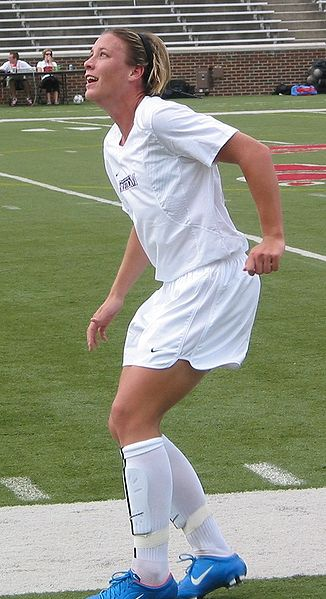
#> input picture 1.4.7/1.4.7 Test Images/Abby_Wambach.jpg, 326 x 599 px, given in place of logo.png, which was not available
$ python 1.4.7.py   (Python 2 division)
#> lines starting #> are read from the running program, lines starting #| are printed output that depends on the picture
import PIL
import matplotlib.pyplot as plt # single use of plt is commented out
import os.path
import PIL.ImageDraw

# Open the files in the same directory as the Python script
directory = os.path.dirname(os.path.abspath(__file__))
logo_file = os.path.join(directory, 'student.jpg')


# Open, resize, and display earth
logo_img = PIL.Image.open('logo.png')
#> logo_img is the input picture: PIL image 326x599 RGB; mean R, G, B 141.2, 144.2, 126.4
logo_small = logo_img.resize((89, 87)) #eye width and height measured in plt
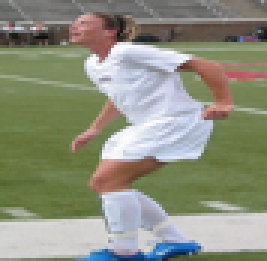
#> logo_small: PIL image 89x87 RGB (shown 3 times larger); mean R, G, B 141.2, 144.2, 126.4
logo_file = os.path.join(directory, 'logo.png')
#> (the run stopped early here; a loop or call above may not have finished)

$ run again, on 1.4.7/1.4.7 Test Images/Beyonce.jpg
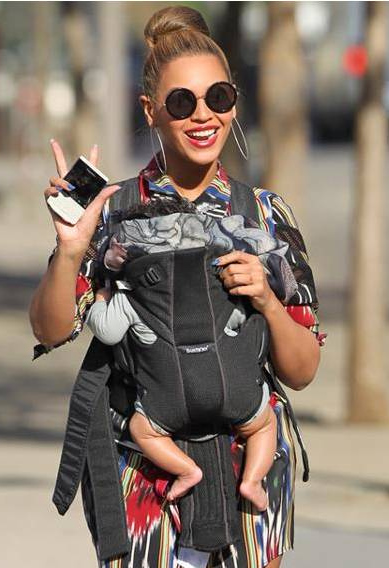
#> input picture 1.4.7/1.4.7 Test Images/Beyonce.jpg, 389 x 568 px, given in place of logo.png, which was not available
#> logo_img is the input picture: PIL image 389x568 RGB; mean R, G, B 134.7, 119, 106.2
#> `logo_small = logo_img.resize((89, 87))`:
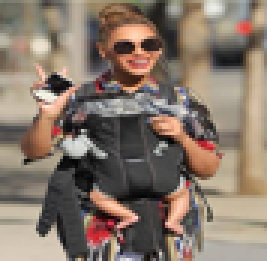
#> logo_small: PIL image 89x87 RGB (shown 3 times larger); mean R, G, B 134.6, 118.9, 106.2
